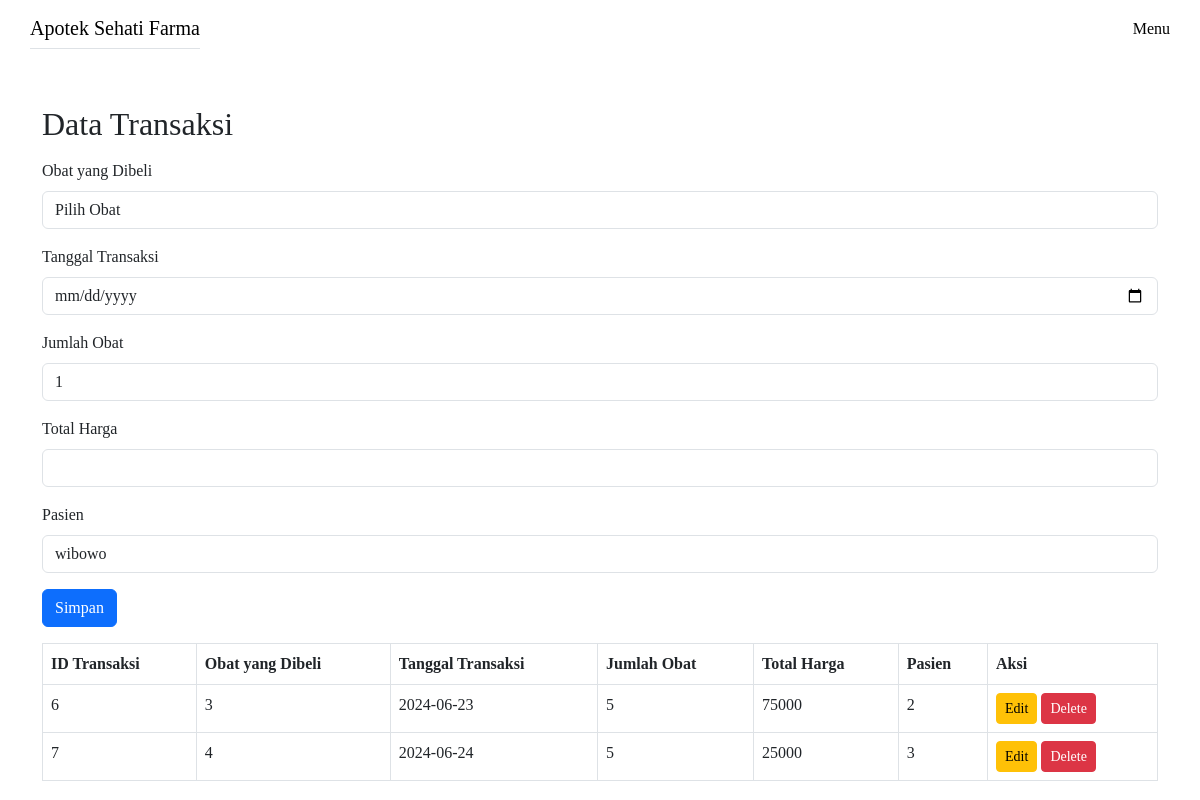
Screenshot of /Admin/editTransaksi.php with the database file from the repository.
### tables this page shows
CREATE TABLE `transaksi` (
  `id_Transaksi` int NOT NULL,
  `obat_yang_dibeli` varchar(50) NOT NULL,
  `jumlah` varchar(24) NOT NULL,
  `tanggal_transaksi` date NOT NULL,
  `total_harga` int NOT NULL,
  `id_pasien` int DEFAULT NULL
);

### Admin/editTransaksi.php (the view, shortened to what this page needs)
<?php
include '../configs/koneksi.php';
$edit = null;
$result = $connect->query("SELECT * FROM transaksi");
$pasien_result = $connect->query("SELECT id_pasien, nama_pasien FROM pasien");
$pasien_data = [];
while ($row = $pasien_result->fetch_assoc()) {
    $pasien_data[] = $row;
}
?>
<!DOCTYPE html>
<html lang="en">
<head>
    <link rel="stylesheet" href="../bootstrap-5.3.0-dist/css/bootstrap.min.css">
</head>
<body>
<nav class="navbar navbar-expand-lg cfont container">
    <div class="d-flex justify-content-around flex-lg-row w-100 align-items-center">
        <a class="navbar-brand cfont2 border-bottom animation1" href="../LandingPage.php">Apotek Sehati Farma</a>
        <div class="sidebar offcanvas offcanvas-end" tabindex="-1" id="offcanvasNavbar" aria-labelledby="offcanvasNavbarLabel">
            <div class="sidebar flex-lg-row p-lg-0 offcanvas-body d-flex flex-column justify-content-lg-end">
                <a href="../admin.php" class="text-decoration-none text-black">Menu</a>
            </div>
        </div>
    </div>
</nav>
<div class="container">
    <h2 class="mt-5">Data Transaksi</h2>
    <form method="post" class="mt-3">
        <div class="mb-3">
            <label class="form-label">Obat yang Dibeli</label>
            <select id="obat" name="obat" class="form-control" required>
                <option value="">Pilih Obat</option>
            </select>
        </div>
        <div class="mb-3">
            <label class="form-label">Tanggal Transaksi</label>
            <input type="date" name="tanggal" class="form-control" value="<?php echo $edit['tanggal_transaksi'] ?? ''; ?>" required>
        </div>
        <div class="mb-3">
            <label class="form-label">Jumlah Obat</label>
            <input type="number" id="jumlah" name="jumlah" class="form-control" value="1" required>
        </div>
        <div class="mb-3">
            <label class="form-label">Total Harga</label>
            <input type="number" id="total" name="total" class="form-control" value="<?php echo $edit['total_harga'] ?? ''; ?>" readonly>
        </div>
        <div class="mb-3">
            <label class="form-label">Pasien</label>
            <select name="pasien" class="form-control" required>
                <?php foreach ($pasien_data as $pasien): ?>
                    <option value="<?php echo $pasien['id_pasien']; ?>" <?php echo isset($edit['id_pasien']) && $edit['id_pasien'] == $pasien['id_pasien'] ? 'selected' : ''; ?>>
                        <?php echo $pasien['nama_pasien']; ?>
                    </option>
                <?php endforeach; ?>
            </select>
        </div>
        <button type="submit" class="btn btn-primary">Simpan</button>
    </form>
    <table class="table table-bordered mt-3">
        <thead>
            <tr>
                <th>ID Transaksi</th>
                <th>Obat yang Dibeli</th>
                <th>Tanggal Transaksi</th>
                <th>Jumlah Obat</th>
                <th>Total Harga</th>
                <th>Pasien</th>
                <th>Aksi</th>
            </tr>
        </thead>
        <tbody>
            <?php while ($row = $result->fetch_assoc()): ?>
                <tr>
                    <td><?php echo $row['id_Transaksi']; ?></td>
                    <td><?php echo $row['obat_yang_dibeli']; ?></td>
                    <td><?php echo $row['tanggal_transaksi']; ?></td>
                    <td><?php echo $row['jumlah']; ?></td>
                    <td><?php echo $row['total_harga']; ?></td>
                    <td><?php echo $row['id_pasien']; ?></td>
                    <td>
                        <a href="?edit=<?php echo $row['id_Transaksi']; ?>" class="btn btn-warning btn-sm">Edit</a>
                        <a href="?delete=<?php echo $row['id_Transaksi']; ?>" class="btn btn-danger btn-sm" onclick="return confirm('Apakah Anda yakin ingin menghapus data ini?');">Delete</a>
                    </td>
                </tr>
            <?php endwhile; ?>
        </tbody>
    </table>
</div>
</body>
</html>

### Admin/editTransaksi.php (style rules this page uses)
body { font-family: "montserrat"; height: 100vh; width: 100%; background-image: white; background-repeat: no-repeat; background-position: center; background-size: cover; }
.animation1 { animation: naikTurun 2s infinite; }

### rows the page displays
transaksi: id_Transaksi "6", obat_yang_dibeli "3", tanggal_transaksi "2024-06-23", jumlah "5", total_harga "75000", id_pasien "2"
transaksi: id_Transaksi "7", obat_yang_dibeli "4", tanggal_transaksi "2024-06-24", jumlah "5", total_harga "25000", id_pasien "3"

### other values shown
form field pasien "wibowo"
